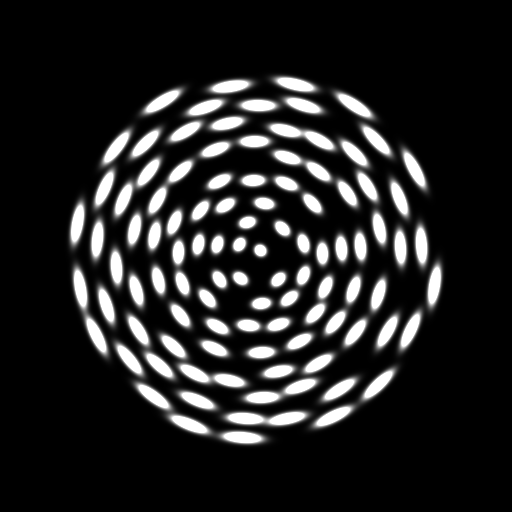
%> input picture StructureTensor_toolbox/TestData/Synth2D.tif, 512 x 512 px
$ octave demo2D.m   (GNU Octave 9; MATLAB toolbox functions it lacks are replaced by stand-ins)
%> lines starting %> are read from the running program, lines starting %| are printed output that depends on the picture; in (x1, y1, x2, y2) boxes, pixels count from 0 and x2, y2 are one past the last pixel; in counts of white or black regions, pixels touching at a corner belong together; the program's own positions count from 1
### STA-matlab/code2D/ConvexHullCells.m
function ConvInfo=ConvexHullCells(im,Thresh)
%> called with Thresh = 0.065
%   This function computes the convexhull of a 2D binary image
%   INPUT:
%   im: 2D original image.
%   Thresh: thresholding the original image as binary image
%
%   OUTPUT:
%   ConvInfo.imconv: the binary image representing image content
%   ConvInfo.Vt:     the pixels composing the convexhull
%   ConvInfo.indx:   x index of convexhull boundary
%   ConvInfo.indy:   y index of convexhull boundary.

% %  Written by Dr. Wenxing Zhang, ITAV, Toulouse, France, 2014.
% %        wenxing84@gmail.com.


[nx,ny]=size(im);
%> nx = 512; ny = 512
im  = im/max(im(:));
gk  = gaussian_kernel(ny,nx,3);
imb = ifft2(fft2(gk).*fft2(im));
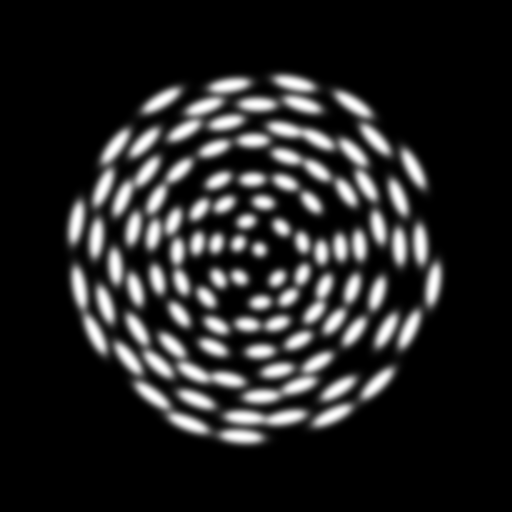
%> imb: size 512x512 double; min -3.61e-16, max 0.958, mean 0.141; drawn with min black and max white
imb_thresh = imb>Thresh;
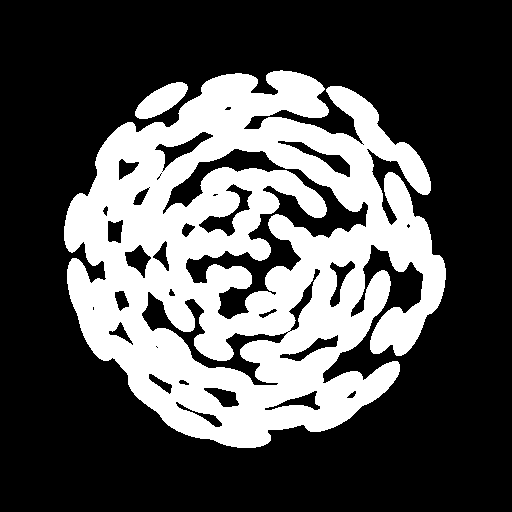
%> imb_thresh: size 512x512 logical; 32.2% white; 2 white regions, box (x1, y1, x2, y2) and area: (64, 70, 446, 448) 83244, (135, 82, 188, 119) 1083

clear gk im  imb

%%%%%%%%%%%%%%%%%%%%%%%% Vertex and convex hull
[indx,indy]= find(imb_thresh>1-eps);
%> indx = 84327 values from 71 to 448; indy = 84327 values from 65 to 446
%> the run ends on the next line
Vt   = convhull(indx,indy,'simplify',true);
grdx = indx(Vt(1:end-1))-indx(Vt(2:end));
grdy = indy(Vt(1:end-1))-indy(Vt(2:end));
ngrdx= grdx./sqrt(grdx.^2+grdy.^2);  %%% normalize
ngrdy= grdy./sqrt(grdx.^2+grdy.^2);


%%%%%%%%%%%%%%%%%%%%%%%% boundary and convexhull
[X,Y]  = meshgrid(1:ny,1:nx);
imconv = ones(nx,ny);
imBound= zeros(nx,ny);
D    = (nx*ny)^2*ones(nx,ny);  %%% Distance function.
GDx  = zeros(nx,ny);           %%% normal to the tangent at boundary
GDy  = zeros(nx,ny);

for i=1:length(Vt)-1
    z = ngrdy(i)*(Y-indx(Vt(i)))-ngrdx(i)*(X-indy(Vt(i)));

    %%% convexhull
    imconv(z<0)=0;

    %%% convexhull boundary
    xa=max(indy(Vt(i)),indy(Vt(i+1))); xb=min(indy(Vt(i)),indy(Vt(i+1)));
    ya=max(indx(Vt(i)),indx(Vt(i+1))); yb=min(indx(Vt(i)),indx(Vt(i+1)));
    Tep = zeros(nx,ny);
    Tep( X>=xb & X<=xa & Y>=yb & Y<=ya&abs(z)<=0.5)=1;
    Tep(abs(z)<=1.)=1;    %%%%active line for polyhedron

    imBound(Tep>0)=1;
    GDx(Tep>0)=-ngrdx(i);   %%% Normal vector of boundary point
    GDy(Tep>0)=ngrdy(i);

    %%% Distance function
    Tep = D;   D = min(Tep,abs(z));
    GDx(Tep>D)=-ngrdx(i); %%% Normal vector of point in convexhull
    GDy(Tep>D)= ngrdy(i);
end


%%%%%%%%% Another method for distance function %%%%%%%%%%%%%%%%%
clear X Y z  Tep
ConvInfo.imconv     = imconv;        clear imconv
ConvInfo.Vt         = Vt;            clear Vt
ConvInfo.indx       = indx;          clear indx
ConvInfo.indy       = indy;          clear indy

### STA-matlab/code2D/gaussian_kernel.m
function gk=gaussian_kernel(nx,ny,sigma)
%function gk=gaussian_kernel(nx,ny,sigma)
%   this function computes the gaussian kernel with standard
%   deviation sigma expressed in pixels. The output is an nx by ny matrix.
%
% %  Written by Dr. Pierre Weiss, ITAV, Toulouse, France

    if (sigma==0)
        sigma=1e-3;
    end
    [X,Y]=meshgrid(linspace(-nx/2+1,nx/2,nx),linspace(-ny/2+1,ny/2,ny));
    gk=exp(-(X.^2+Y.^2)/(2*sigma^2));
    gk=gk/sum(gk(:)); % normalization
    gk=fftshift(gk);
end

### StructureTensor_toolbox/demo2D.m
clc
clear
close all
addpath ./code2D  ./TestData
rand('seed',0); randn('state',0)
%% %%%%%%%%% Test data  %%%%%%%%%%%%%%%%%%%%%%%%%%%%%%%%%%%%%%%%%
ImagName = 'Synth2D';       %%%%%[1]Synthetic image
% ImagName = 'Real2D';       %%%%%[2]Real data
% ImagName = 'NoDrug2D';     %%%%%[3]Real data--No-drug
% ImagName = 'Drug2D';       %%%%%[4]Real data--drug

%% %%%%%%%%%%%%%%%%%%%%%%%%%%%%%%%%%%%%%%%%%%%%%%%%%%%%%%%%%%%%%%
im=double(imread([ImagName,'.tif']));

%% %%%%%%%%%%%%%%%%%%%% compute convex hull
Thresh=0.065; ConvInfo=ConvexHullCells(im,Thresh);

$ run again, with StructureTensor_toolbox/TestData/Drug2D.tif copied over StructureTensor_toolbox/TestData/Synth2D.tif
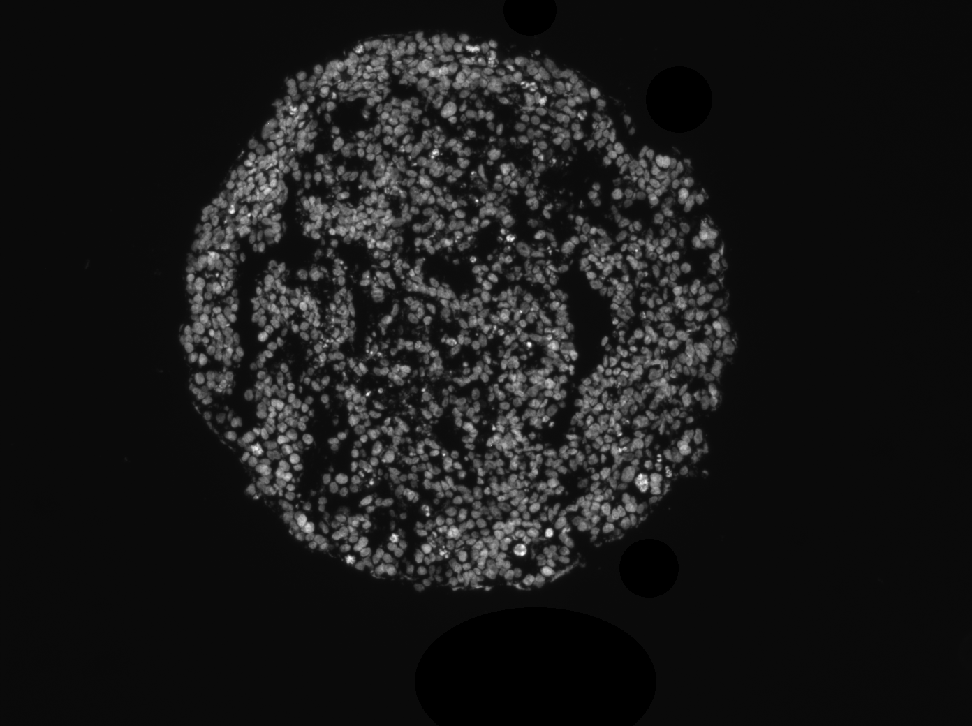
%> input picture StructureTensor_toolbox/TestData/Drug2D.tif, 972 x 726 px, shrunk from 1392 x 1040 before the run
%> in ConvexHullCells, `imb = ifft2(fft2(gk).*fft2(im));`:
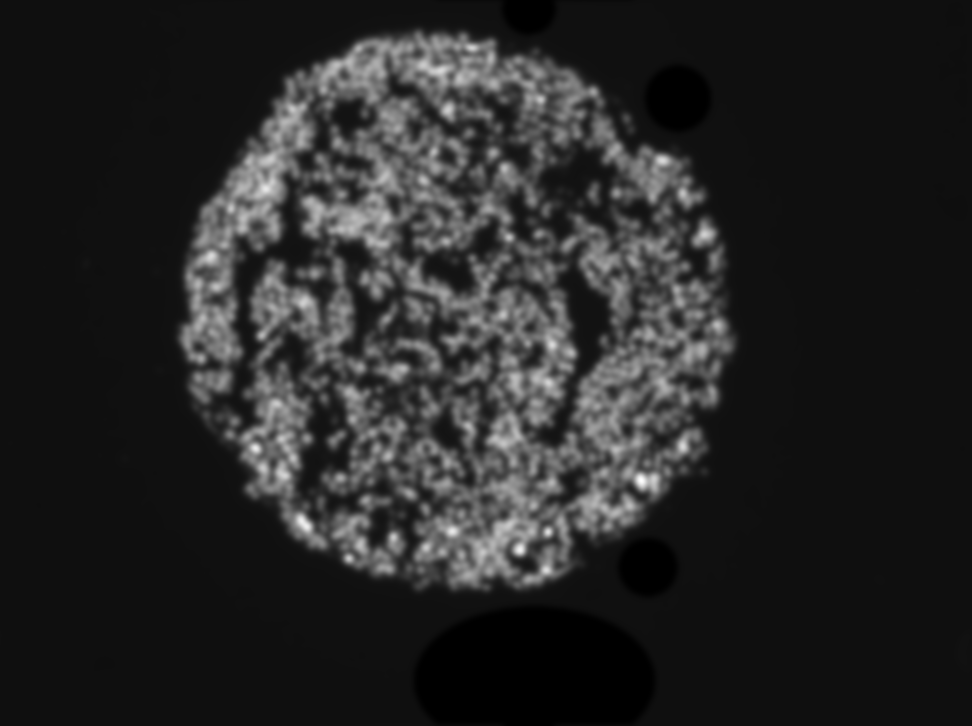
%> imb: size 726x972 double; min -6.96e-17, max 0.658, mean 0.1; drawn with min black and max white
%> in ConvexHullCells, `imb_thresh = imb>Thresh;`:
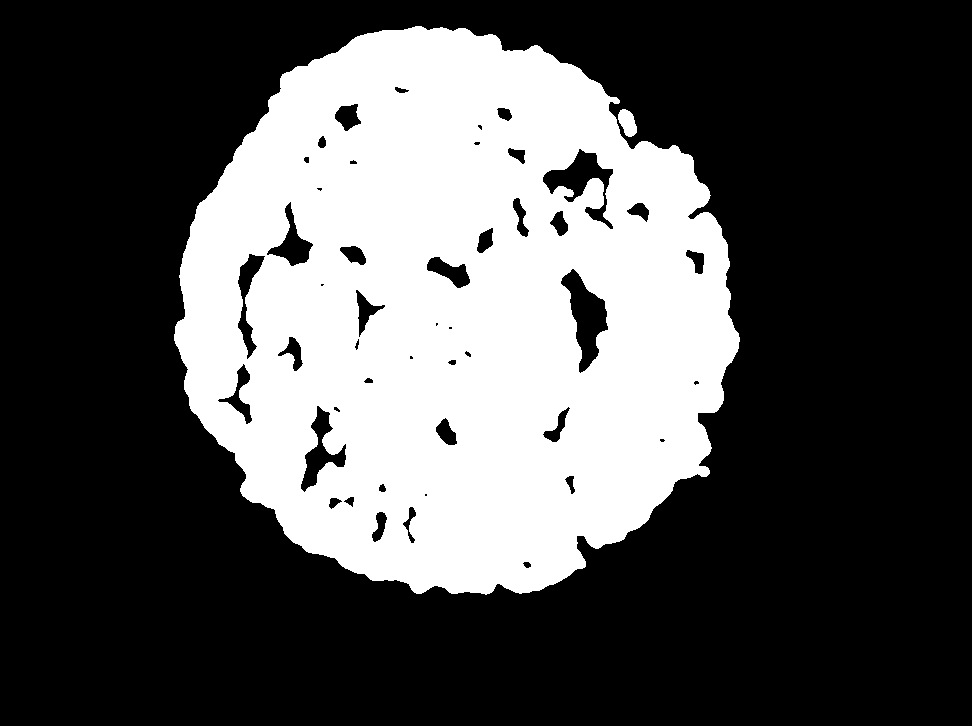
%> imb_thresh: size 726x972 logical; 32.4% white; 2 white regions, box (x1, y1, x2, y2) and area: (174, 26, 740, 595) 228589, (618, 109, 637, 137) 362
%> indx = 228951 values from 27 to 595; indy = 228951 values from 175 to 740

$ run again, with StructureTensor_toolbox/TestData/NoDrug2D.tif copied over StructureTensor_toolbox/TestData/Synth2D.tif
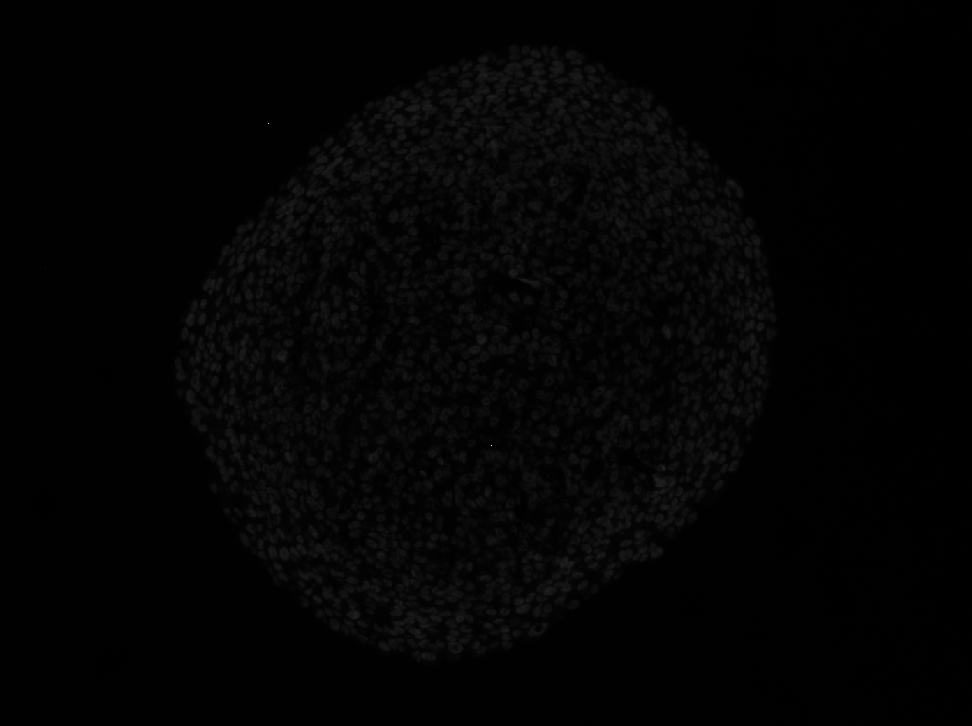
%> input picture StructureTensor_toolbox/TestData/NoDrug2D.tif, 972 x 726 px, shrunk from 1392 x 1040 before the run
%> in ConvexHullCells, `imb = ifft2(fft2(gk).*fft2(im));`:
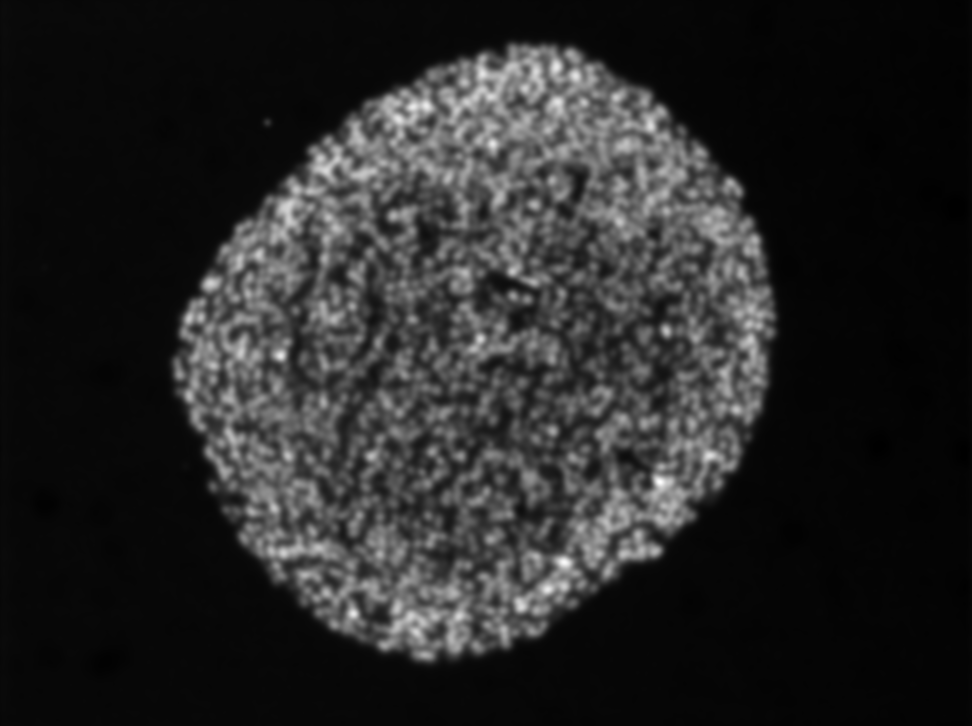
%> imb: size 726x972 double; min 0.0455, max 0.131, mean 0.0586; drawn with min black and max white
%> in ConvexHullCells, `imb_thresh = imb>Thresh;`:
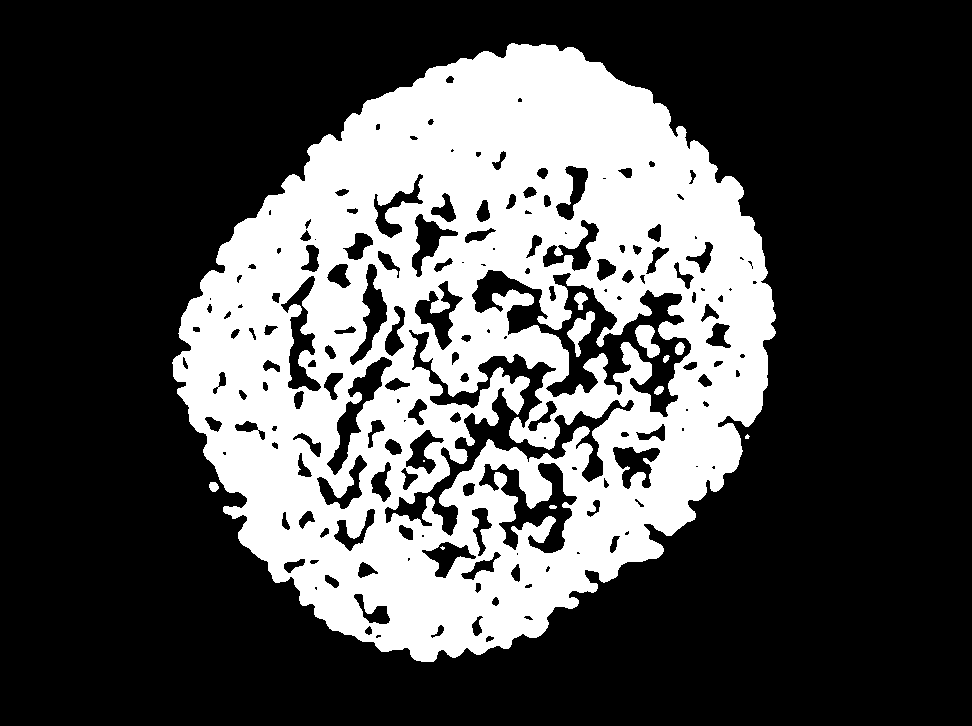
%> imb_thresh: size 726x972 logical; 30.3% white; 12 white regions (3 under 20 px), largest, box (x1, y1, x2, y2) and area: (172, 43, 776, 662) 212408, (567, 311, 595, 357) 529, (635, 325, 660, 358) 481
%> indx = 213898 values from 44 to 662; indy = 213898 values from 173 to 776

$ run again, with StructureTensor_toolbox/TestData/Real2D.tif copied over StructureTensor_toolbox/TestData/Synth2D.tif
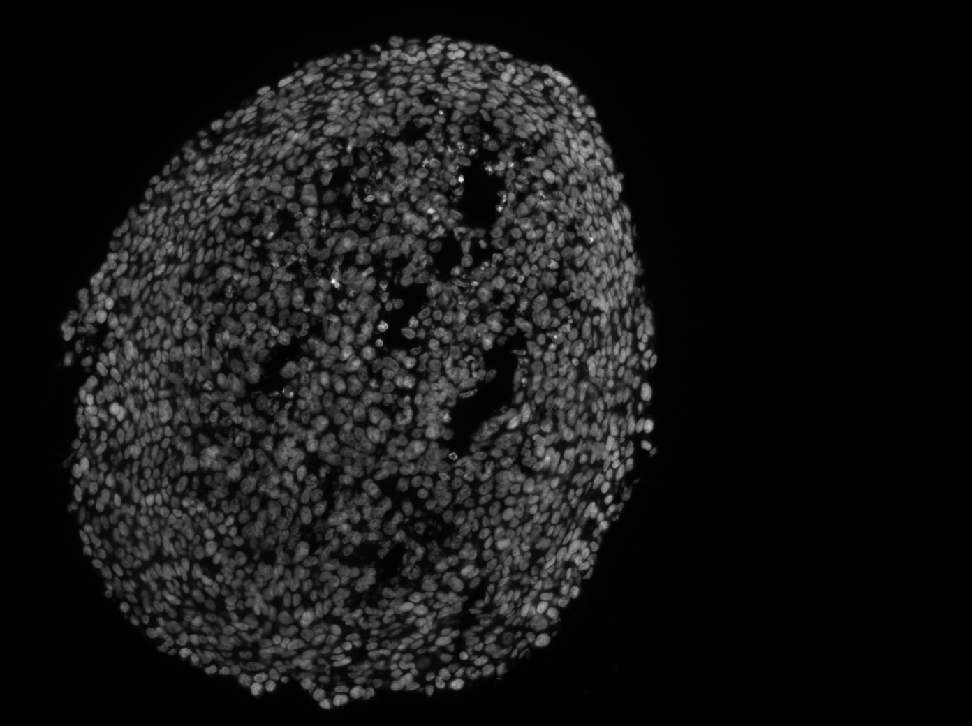
%> input picture StructureTensor_toolbox/TestData/Real2D.tif, 972 x 726 px, shrunk from 1392 x 1040 before the run
%> in ConvexHullCells, `imb = ifft2(fft2(gk).*fft2(im));`:
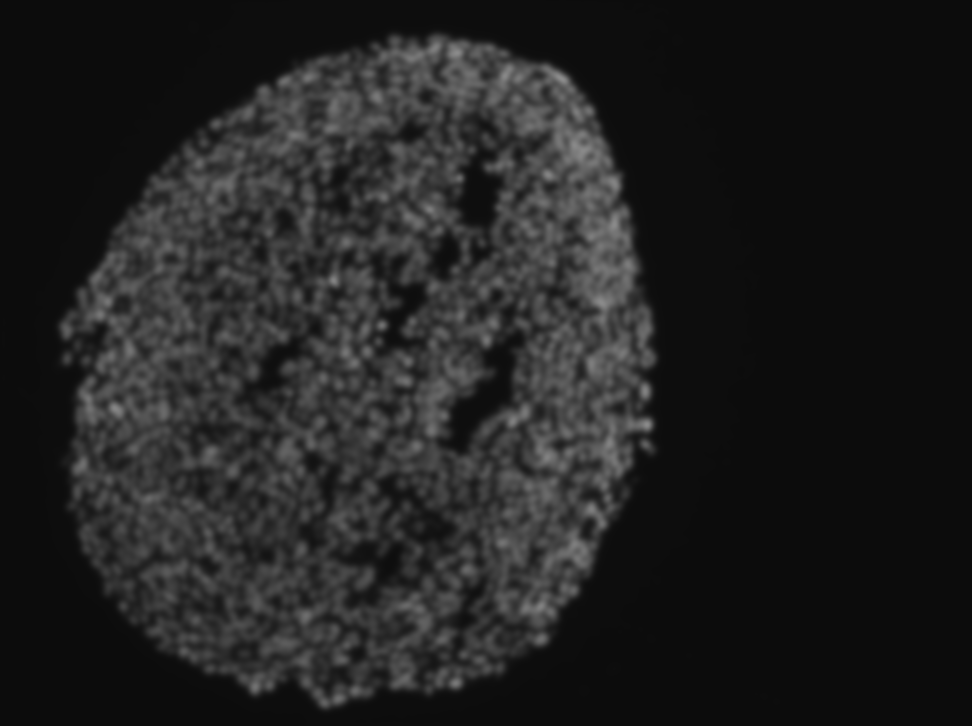
%> imb: size 726x972 double; min 0.0487, max 0.555, mean 0.133
%> in ConvexHullCells, `imb_thresh = imb>Thresh;`:
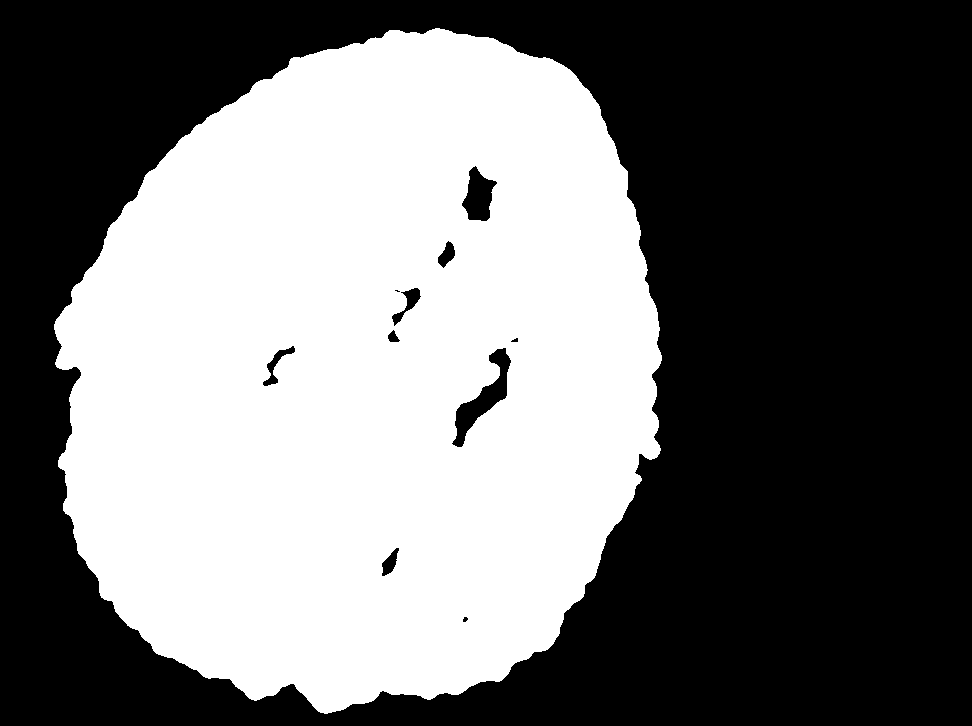
%> imb_thresh: size 726x972 logical; 44.9% white; 1 white region, box (x1, y1, x2, y2) and area: (54, 28, 662, 714) 317162
%> indx = 317162 values from 29 to 714; indy = 317162 values from 55 to 662
